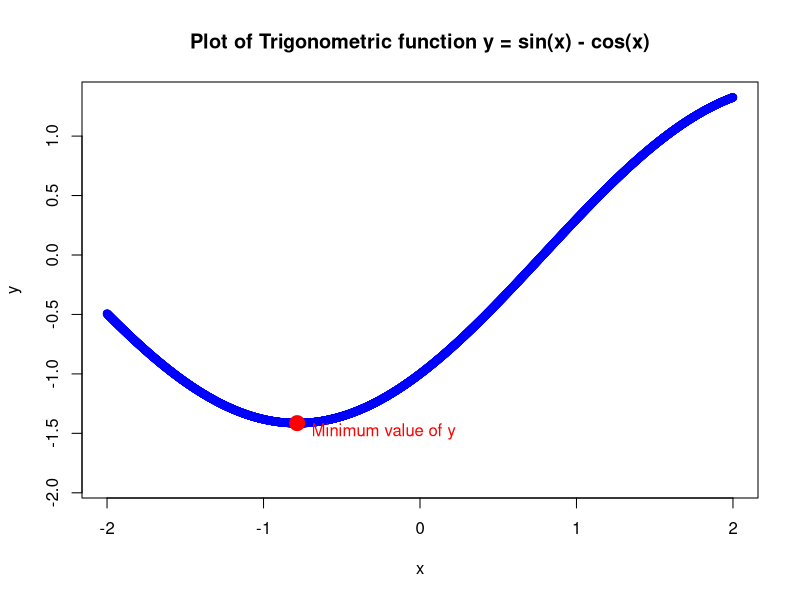
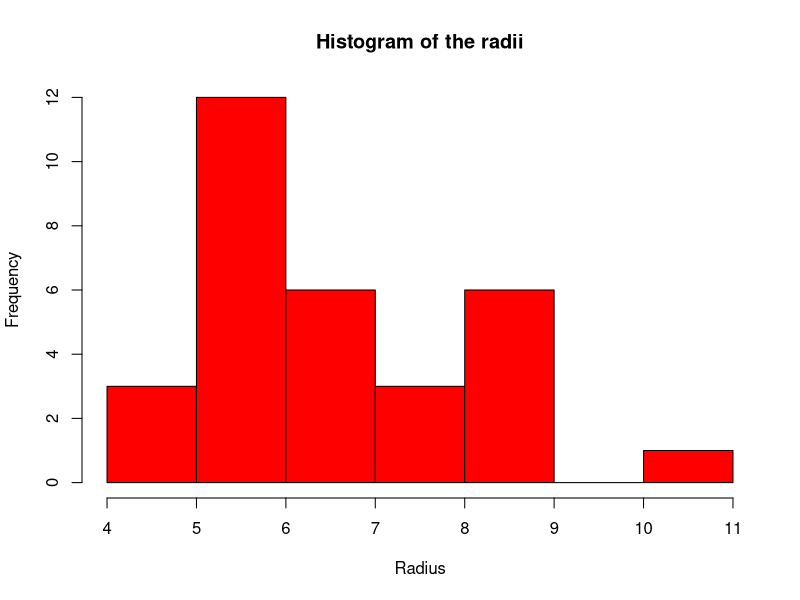
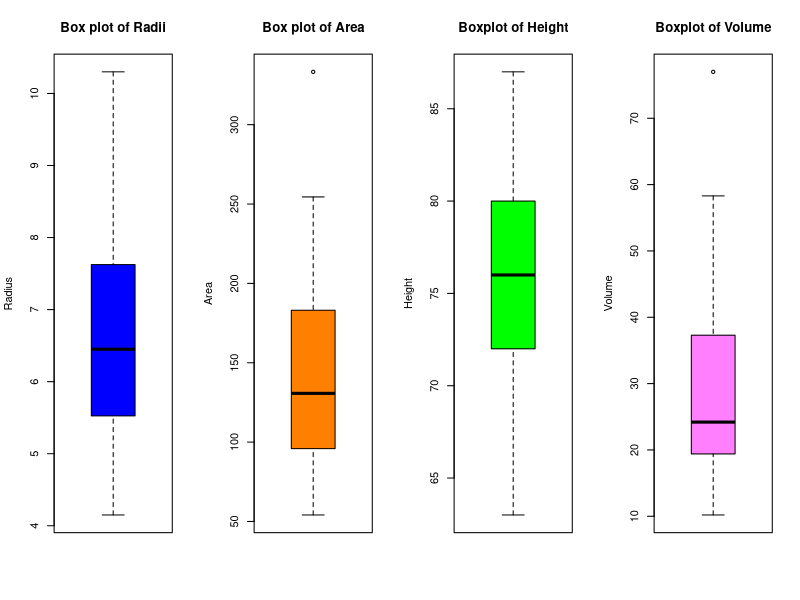
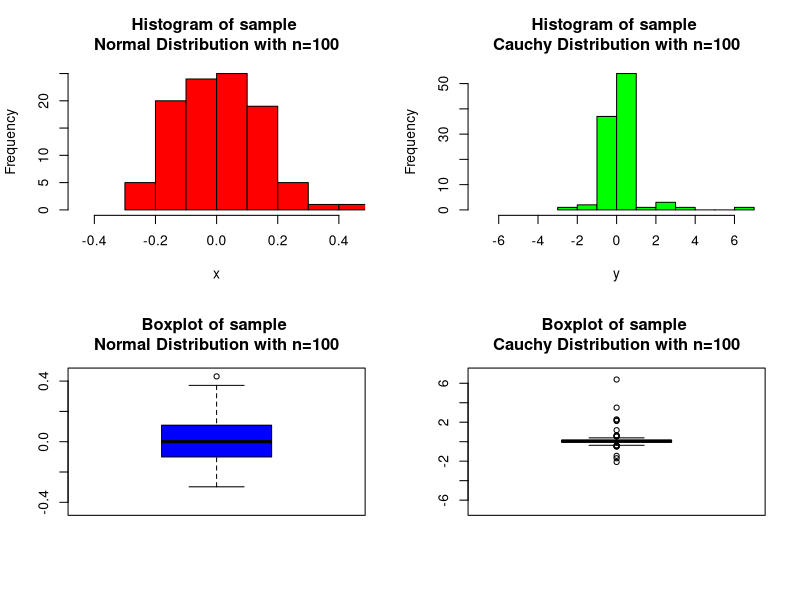
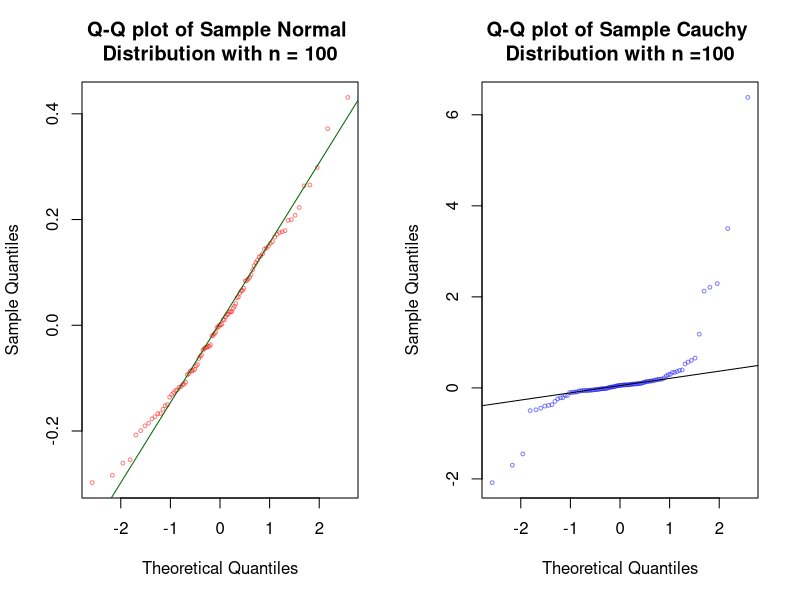

These figures' R source, in order:
## ---- chunk 1
# DO NOT ADD OR REVISE CODE HERE
knitr::opts_chunk$set(echo = TRUE)
## ---- chunk 2

a <- c(seq(0,6),rep(c(2,-5.1,-23),2),((7/42)+3))
print(a)


## ---- chunk 3

L <- length(a)
cat("L = ", L,"\n")

b<-seq(1, L)
df <- a+b
print(df)


## ---- chunk 4

df1<-df[c(1,14)]
print(df1)

df2<-df[c(2:13)]
print(df2)

## ---- chunk 5

df3<-append(df1,df2,after=1)
df3

round(sum(df3),2)

## ---- chunk 6

trig.fn<-function(x){
  y<-(sin(x) - cos(x))
  return(y)
}

## ---- chunk 7

x<-seq(-2,2,length=4001)
y<-trig.fn(x)

cat("min(y) = ",round(min(y),3), "and the corresponding value of x = ", round(x[which.min(y)],3))



## ---- chunk 8

plot(x,y,col="blue", main="Plot of Trigonometric function y = sin(x) - cos(x)",ylim=c(min(y)-0.5,max(y)))
points(x[which.min(y)],min(y),cex=2,pch=19,col="red")
text(x[which.min(y)],min(y),"Minimum value of y", adj=c(-0.1,1),col="red")



## ---- chunk 9

##Loading dat
data("trees")

##structure of the data
str(trees)

##Median of the three variables
apply(trees,2,median)

##row number where volume equal to median volume
ind<-which(trees$Volume==median(trees$Volume))
ind

##row number and the three measurements where volume is equal to median volume
trees[ind,]



## ---- chunk 10

r<-trees$Girth/2 ###diameter or Girth=2*radius 

area<-pi*(r**2) ## cross-sectional area

##Sort radii and print
sort(r)

##stem and leaf plot of the radii
stem(r)

##Histogram of radii in color

hist(r,col=rgb(1,0,0,1), main="Histogram of the radii", xlab = "Radius")


## ---- chunk 11

par(mfrow=c(1,4))

boxplot(r,col="blue",main="Box plot of Radii",ylab="Radius")

new_orange = rgb(255, 127, 0, maxColorValue = 255)
boxplot(area,col=new_orange,main="Box plot of Area",ylab="Area")

boxplot(trees$Height,col="green",main="Boxplot of Height",ylab="Height")

boxplot(trees$Volume,col=rgb(1,0,1,0.5),main="Boxplot of Volume",ylab="Volume")

par(mfrow=c(1,1))


## ---- chunk 12

##boxplot.stats with coef=1.5 shows outliers, coef=3 shows extreme outliers, so using coef=3 here
boxplot.stats(trees$Volume,coef=3)$out


## ---- chunk 13

##System of equations to matrices
A<-matrix(c(1,-1,1,1,1,1,1,1,-1),nr=3,byrow=T)  ##lhs

B<-c(1,1,3) ###rhs

###Solve for x,y,z
solve(A,B)

###Verify if the solution is correct

A%*%solve(A,B)

## ---- chunk 14

##Cauchy distribution sample
set.seed(124)
y<-rcauchy(100,location = 0,scale = 0.1)

#Normal distribution sample
set.seed(127)
x<-rnorm(100,mean=0,sd=0.15)

z<-cbind(x,y)

round(apply(z, 2, FUN=IQR), 4)



## ---- chunk 15

par(mfrow = c(2,2))

hist(x, col = rgb(1,0,0,1), xlim = c(-0.45, 0.45),main = "Histogram of sample \nNormal Distribution with n=100")
hist(y, col = rgb(0,1,0,1), xlim = c(-7, 7), main = "Histogram of sample \nCauchy Distribution with n=100")

boxplot(x, col = "blue", ylim = c(-0.45, 0.45), main = "Boxplot of sample \nNormal Distribution with n=100")
boxplot(y, col = "bisque", ylim = c(-7, 7), main = "Boxplot of sample \nCauchy Distribution with n=100")

par(mfrow = c(1,1))


## ---- chunk 16

par(mfrow = c(1,2))

qqnorm(x, main = "Q-Q plot of Sample Normal \nDistribution with n = 100", col = rgb(1,0,0,0.5), cex = 0.5)
qqline(x, col = "darkgreen")

qqnorm(y, main = "Q-Q plot of Sample Cauchy \nDistribution with n =100", col = rgb(0,0,1,0.5), cex = 0.5)
qqline(y, col = "black")

par(mfrow = c(1,1))


